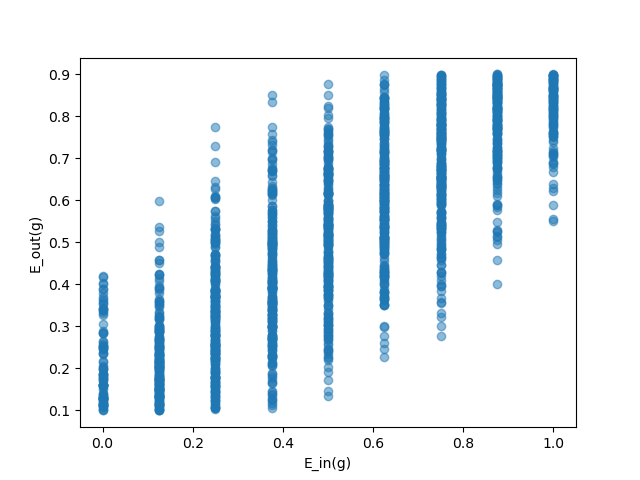

Reproduce this figure in Python.
import numpy as np
import matplotlib.pyplot as plt


def eout_value(s, theta):
    return 0.5 - 0.4 * s + 0.4 * s * np.abs(theta)


def generate_data(n):
    x = np.random.uniform(-1, 1, n)
    noise = np.random.choice([1, -1], n, p=[0.9, 0.1])
    y = np.sign(x) * noise
    # print((x, y))
    return x, y


def solve(n, x, y):
    s = np.random.choice([-1, 1])
    theta = np.random.uniform(-1, 1)
    # print(s, theta)
    eout = eout_value(s, theta)

    y_tmp = s * np.sign(x - theta)
    ein = np.mean(y != y_tmp)

    return ein, s, theta


def main():
    n = 8
    times = 2000

    eins = np.array([])
    eouts = np.array([])

    for i in range(2000):
        (x, y) = generate_data(n)
        (ein_val, s, theta) = solve(n, x, y)
        eout_val = eout_value(s, theta)

        print((ein_val, eout_val))
        eins = np.append(eins, ein_val)
        # print(eins)
        eouts = np.append(eouts, eout_val)
        # print(eouts)

    print(eins)
    print(eouts)
    plt.scatter(eins, eouts, alpha=0.5)
    plt.xlabel("E_in(g)")
    plt.ylabel("E_out(g)")
    plt.savefig("decision_stump_p12.png")
    # plt.show()

    print("Median of E_in(g) - E_out(g): ", np.median(eins - eouts))
    return


if __name__ == "__main__":
    main()
